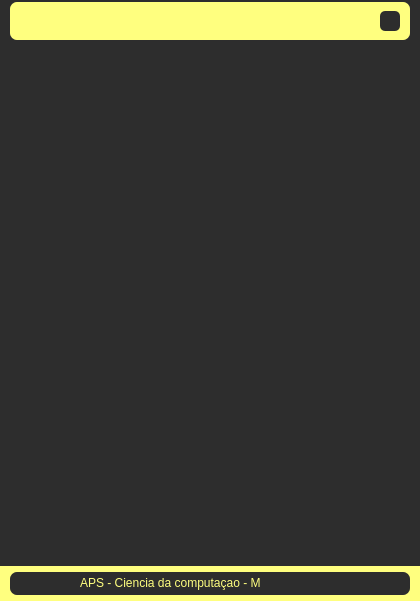
<?xml version="1.0" encoding="UTF-8"?>
<ui version="4.0">
 <class>MainWindow</class>
 <widget class="QMainWindow" name="MainWindow">
  <property name="geometry">
   <rect>
    <x>0</x>
    <y>0</y>
    <width>420</width>
    <height>601</height>
   </rect>
  </property>
  <property name="minimumSize">
   <size>
    <width>420</width>
    <height>600</height>
   </size>
  </property>
  <property name="windowTitle">
   <string>MainWindow</string>
  </property>
  <widget class="QWidget" name="centralwidget">
   <layout class="QVBoxLayout" name="verticalLayout">
    <property name="spacing">
     <number>0</number>
    </property>
    <property name="leftMargin">
     <number>0</number>
    </property>
    <property name="topMargin">
     <number>0</number>
    </property>
    <property name="rightMargin">
     <number>0</number>
    </property>
    <property name="bottomMargin">
     <number>0</number>
    </property>
    <item>
     <widget class="QFrame" name="topbar">
      <property name="maximumSize">
       <size>
        <width>16777215</width>
        <height>40</height>
       </size>
      </property>
      <property name="styleSheet">
       <string notr="true">background-color: rgb(45, 45, 45);</string>
      </property>
      <property name="frameShape">
       <enum>QFrame::NoFrame</enum>
      </property>
      <property name="frameShadow">
       <enum>QFrame::Raised</enum>
      </property>
      <layout class="QHBoxLayout" name="horizontalLayout_3">
       <property name="spacing">
        <number>0</number>
       </property>
       <property name="leftMargin">
        <number>0</number>
       </property>
       <property name="topMargin">
        <number>2</number>
       </property>
       <property name="rightMargin">
        <number>0</number>
       </property>
       <property name="bottomMargin">
        <number>0</number>
       </property>
       <item>
        <widget class="QFrame" name="frame_4">
         <property name="maximumSize">
          <size>
           <width>400</width>
           <height>16777215</height>
          </size>
         </property>
         <property name="styleSheet">
          <string notr="true">background-color: rgb(255, 255, 127);
border-radius: 7px;</string>
         </property>
         <property name="frameShape">
          <enum>QFrame::StyledPanel</enum>
         </property>
         <property name="frameShadow">
          <enum>QFrame::Raised</enum>
         </property>
         <layout class="QHBoxLayout" name="horizontalLayout_4">
          <property name="spacing">
           <number>3</number>
          </property>
          <property name="leftMargin">
           <number>10</number>
          </property>
          <property name="topMargin">
           <number>3</number>
          </property>
          <property name="rightMargin">
           <number>10</number>
          </property>
          <property name="bottomMargin">
           <number>3</number>
          </property>
          <item>
           <widget class="QLabel" name="label_7">
            <property name="text">
             <string/>
            </property>
            <property name="alignment">
             <set>Qt::AlignLeading|Qt::AlignLeft|Qt::AlignVCenter</set>
            </property>
           </widget>
          </item>
          <item>
           <widget class="QPushButton" name="pushButton_2">
            <property name="maximumSize">
             <size>
              <width>20</width>
              <height>20</height>
             </size>
            </property>
            <property name="styleSheet">
             <string notr="true">QPushButton {

	background-color: rgb(45, 45, 45);
	border-radius: 5px;	
	background-position: center;	
}
QPushButton:hover {
	
	background-color: rgb(255, 102, 105);
	color: rgb(200, 200, 200);
}
QPushButton:pressed {
	background-color: rgb(170, 0, 0);
	color: rgb(200, 200, 200);
}</string>
            </property>
            <property name="text">
             <string/>
            </property>
            <property name="icon">
             <iconset>
              <normaloff>../Imagens/cil-x.png</normaloff>../Imagens/cil-x.png</iconset>
            </property>
           </widget>
          </item>
         </layout>
        </widget>
       </item>
      </layout>
     </widget>
    </item>
    <item>
     <widget class="QFrame" name="frame_2">
      <property name="styleSheet">
       <string notr="true">background-color: rgb(45, 45, 45);</string>
      </property>
      <property name="frameShape">
       <enum>QFrame::NoFrame</enum>
      </property>
      <property name="frameShadow">
       <enum>QFrame::Raised</enum>
      </property>
      <layout class="QHBoxLayout" name="horizontalLayout">
       <item>
        <widget class="QFrame" name="frame">
         <property name="minimumSize">
          <size>
           <width>400</width>
           <height>500</height>
          </size>
         </property>
         <property name="maximumSize">
          <size>
           <width>400</width>
           <height>10000</height>
          </size>
         </property>
         <property name="styleSheet">
          <string notr="true">background-color: rgb(45, 45, 45);</string>
         </property>
         <property name="frameShape">
          <enum>QFrame::NoFrame</enum>
         </property>
         <property name="frameShadow">
          <enum>QFrame::Raised</enum>
         </property>
        </widget>
       </item>
      </layout>
     </widget>
    </item>
    <item>
     <widget class="QFrame" name="rodape">
      <property name="maximumSize">
       <size>
        <width>16777215</width>
        <height>35</height>
       </size>
      </property>
      <property name="styleSheet">
       <string notr="true">background-color: rgb(255, 255, 127);</string>
      </property>
      <property name="frameShape">
       <enum>QFrame::NoFrame</enum>
      </property>
      <property name="frameShadow">
       <enum>QFrame::Raised</enum>
      </property>
      <layout class="QHBoxLayout" name="horizontalLayout_2">
       <property name="spacing">
        <number>2</number>
       </property>
       <property name="leftMargin">
        <number>2</number>
       </property>
       <property name="topMargin">
        <number>2</number>
       </property>
       <property name="rightMargin">
        <number>2</number>
       </property>
       <property name="bottomMargin">
        <number>2</number>
       </property>
       <item>
        <widget class="QFrame" name="frame_3">
         <property name="minimumSize">
          <size>
           <width>400</width>
           <height>20</height>
          </size>
         </property>
         <property name="maximumSize">
          <size>
           <width>23</width>
           <height>23</height>
          </size>
         </property>
         <property name="styleSheet">
          <string notr="true">background-color: rgb(45, 45, 45);
border-radius: 7px;</string>
         </property>
         <property name="frameShape">
          <enum>QFrame::StyledPanel</enum>
         </property>
         <property name="frameShadow">
          <enum>QFrame::Raised</enum>
         </property>
         <widget class="QLabel" name="label_2">
          <property name="geometry">
           <rect>
            <x>70</x>
            <y>0</y>
            <width>181</width>
            <height>21</height>
           </rect>
          </property>
          <property name="styleSheet">
           <string notr="true">color: rgb(255, 255, 127);</string>
          </property>
          <property name="text">
           <string>APS - Ciencia da computaçao - MD5</string>
          </property>
         </widget>
        </widget>
       </item>
      </layout>
     </widget>
    </item>
   </layout>
  </widget>
  <widget class="QMenuBar" name="menubar">
   <property name="geometry">
    <rect>
     <x>0</x>
     <y>0</y>
     <width>420</width>
     <height>21</height>
    </rect>
   </property>
  </widget>
 </widget>
 <resources>
  <include location="file_rc.qrc"/>
 </resources>
 <connections/>
</ui>
